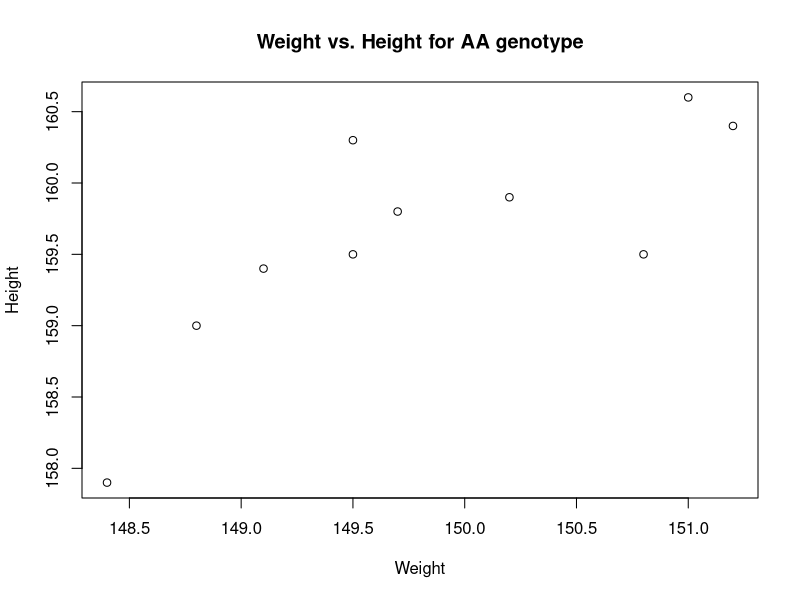
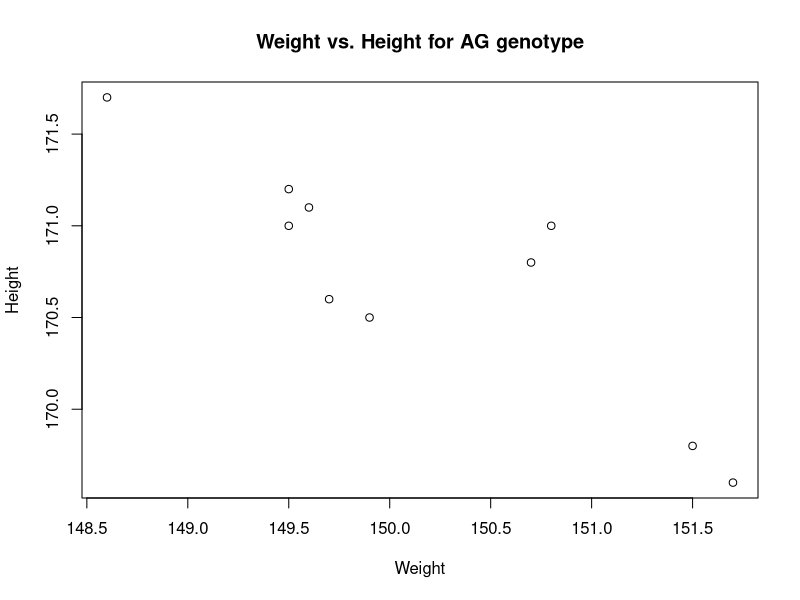
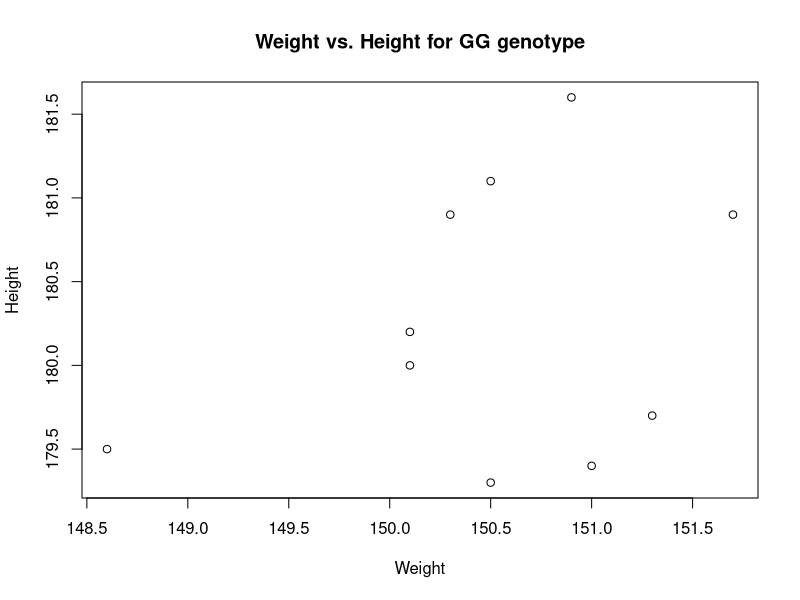
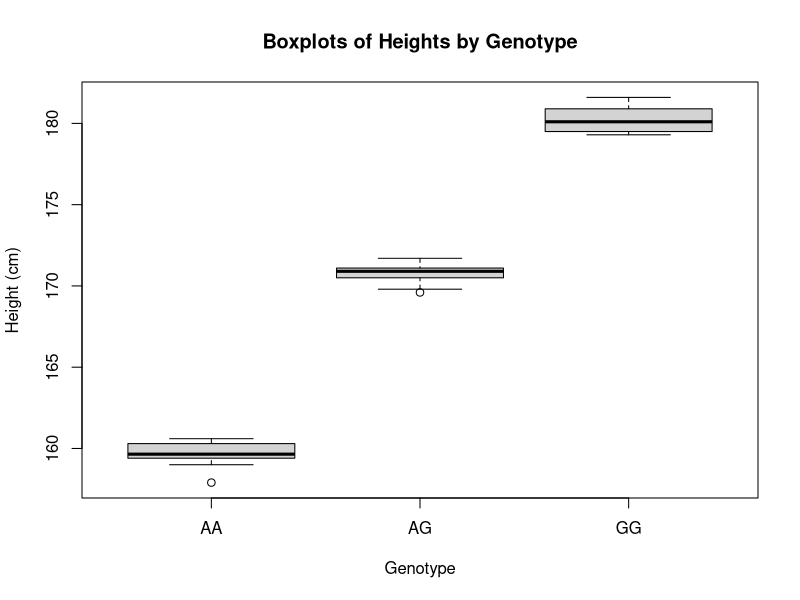
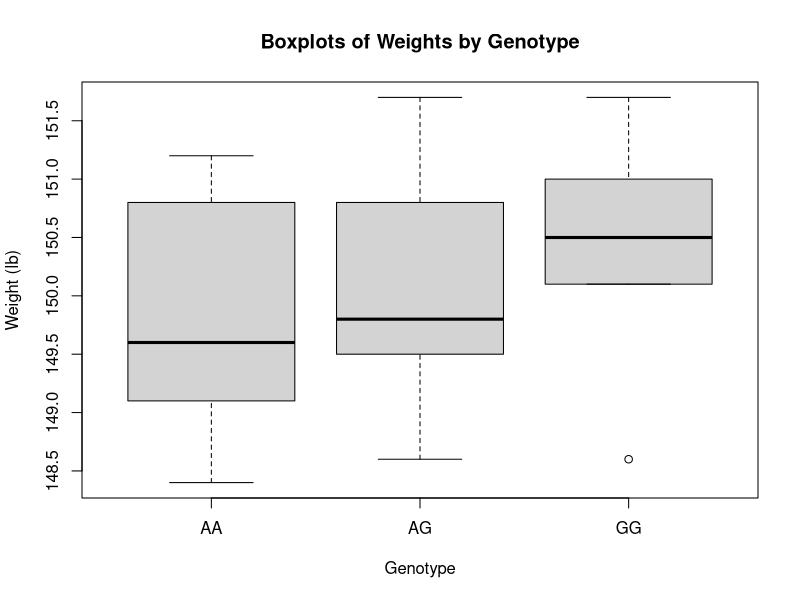

Source code (R) for these figures, in order:
## ---- chunk 1

hw <- read.table("heightweight.txt", header = T)

AA <- subset(hw, Genotype == "AA")
AG <- subset(hw, Genotype == "AG")
GG <- subset(hw, Genotype == "GG")

plot(AA$Weight, AA$Height, main = "Weight vs. Height for AA genotype", xlab = "Weight", ylab = "Height", type = "p")
plot(AG$Weight, AG$Height, main = "Weight vs. Height for AG genotype", xlab = "Weight", ylab = "Height", type = "p")
plot(GG$Weight, GG$Height, main = "Weight vs. Height for GG genotype", xlab = "Weight", ylab = "Height", type = "p")

## ---- chunk 2
emsH <- 0

for (i in 1:length(AA$Height)){
  temp <- AA[i,1] - mean(AA$Height)
  emsH <- emsH + temp^2
}

for (i in 1:length(AG$Height)){
  temp <- AG[i,1] - mean(AG$Height)
  emsH <- emsH + temp^2
}

for (i in 1:length(GG$Height)){
  temp <- GG[i,1] - mean(GG$Height)
  emsH <- emsH + temp^2
}

emsH <- emsH/(length(hw$Height)-3)

emsH
## ---- chunk 3
emsW <- 0

for (i in 1:length(AA$Weight)){
  temp <- AA[i,2] - mean(AA$Weight)
  emsW <- emsW + temp^2
}

for (i in 1:length(AG$Weight)){
  temp <- AG[i,2] - mean(AG$Weight)
  emsW <- emsW + temp^2
}

for (i in 1:length(GG$Weight)){
  temp <- GG[i,2] - mean(GG$Weight)
  emsW <- emsW + temp^2
}

emsW <- emsW/(length(hw$Weight)-3)

emsW
## ---- chunk 4
gmshAA <- mean(AA$Height) - mean(hw$Height)
gmshAG <- mean(AG$Height) - mean(hw$Height)
gmshGG <- mean(GG$Height) - mean(hw$Height)

gmsH <- (10*gmshAA^2 + 10*gmshAG^2 + 10*gmshGG^2)/(3-1)

gmsH
## ---- chunk 5
gmswAA <- mean(AA$Weight) - mean(hw$Weight)
gmswAG <- mean(AG$Weight) - mean(hw$Weight)
gmswGG <- mean(GG$Weight) - mean(hw$Weight)

gmsW <- (10*gmswAA^2 + 10*gmswAG^2 + 10*gmswGG^2)/(3-1)

gmsW
## ---- chunk 6
FH <- gmsH/emsH
pvalH <- 1-pf(FH, 2, 27)
## ---- chunk 7
FW <- gmsW/emsW
pvalW <- 1-pf(FW, 2, 27)
## ---- chunk 8
summary(aov(Height ~ Genotype, hw))
summary(aov(Weight ~ Genotype, hw))
## ---- chunk 9
boxplot(Height ~ Genotype, hw, main = "Boxplots of Heights by Genotype", xlab = "Genotype", ylab = "Height (cm)")
boxplot(Weight ~ Genotype, hw, main = "Boxplots of Weights by Genotype", xlab = "Genotype", ylab = "Weight (lb)")
## ---- chunk 10
getr <- function(genotype){
  cov <- 0
  
  for (i in 1:10) {
    cov <- cov + (genotype[i,1] - mean(genotype$Height)) * (genotype[i,2] - mean(genotype$Weight))
  }
  
  r <- cov / (sd(genotype$Height) * sd(genotype$Weight))
  
  sh <- 0
  for (i in 1:10) {
    sh <- sh + (genotype[i,1] - mean(genotype$Height))^2
  }
  
  sw <- 0
  for (i in 1:10) {
    sw <- sw + (genotype[i,2] - mean(genotype$Weight))^2
  }
  
  r <- cov / (sqrt(sh)*sqrt(sw))
  return(r)
}

## ---- chunk 11
rAA <- getr(AA)
rAA
## ---- chunk 12
rAG <- getr(AG)
rAG
## ---- chunk 13
rGG <- getr(GG)
rGG
## ---- chunk 14
cor.test(~ Height + Weight, AA)
cor.test(~ Height + Weight, AG)
cor.test(~ Height + Weight, GG)
